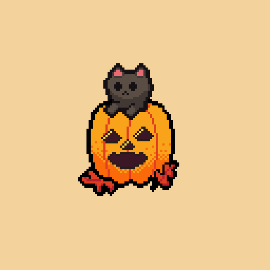
#> input picture fcv-lab/assets/common/image_resized.png, 270 x 270 px, found by its file name
$ python q3.py
#> lines starting #> are read from the running program, lines starting #| are printed output that depends on the picture
# Write a program to compare box filter and gaussian filter image outputs.

import cv2
import numpy as np

image = cv2.imread(r"C:\Users\bala\Documents\code\FCV-Lab-main\assets\common\image_resized.png")
#> image is the input picture: shape (270, 270, 3); mean B, G, R 140, 193.8, 231

gaussian_size = 5
gaussian_kernel = np.zeros((gaussian_size, gaussian_size), np.float32)
center = gaussian_size // 2
sum_val = 0

for x in range(gaussian_size):
    for y in range(gaussian_size):
        delta_x = x - center
        delta_y = y - center
        value = (1 / (2 * np.pi)) * np.exp(-((delta_x**2 + delta_y**2) / (2)))
        gaussian_kernel[x, y] = value
        sum_val += value

gaussian_kernel /= sum_val


box_kernel = np.ones((3, 3), np.float32) / 9

box_filtered = cv2.filter2D(image, -1, box_kernel)
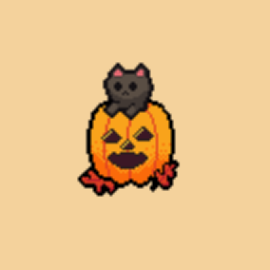
#> box_filtered: shape (270, 270, 3); mean B, G, R 140, 193.8, 231
gaussian_filtered = cv2.filter2D(image, -1, gaussian_kernel)

images = (image, box_filtered, gaussian_filtered)

cv2.imshow('all', np.hstack(images))
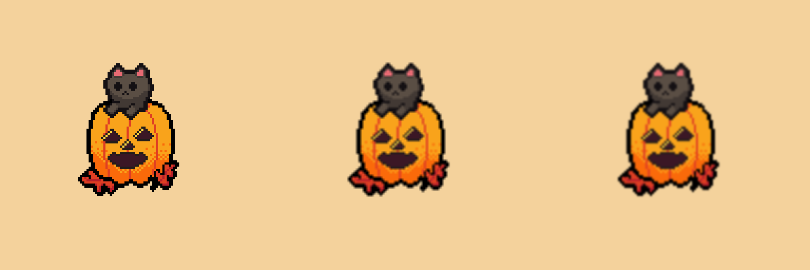
#> window 'all': shape (270, 810, 3); mean B, G, R 140, 193.8, 231
cv2.waitKey(0)
cv2.destroyAllWindows()
